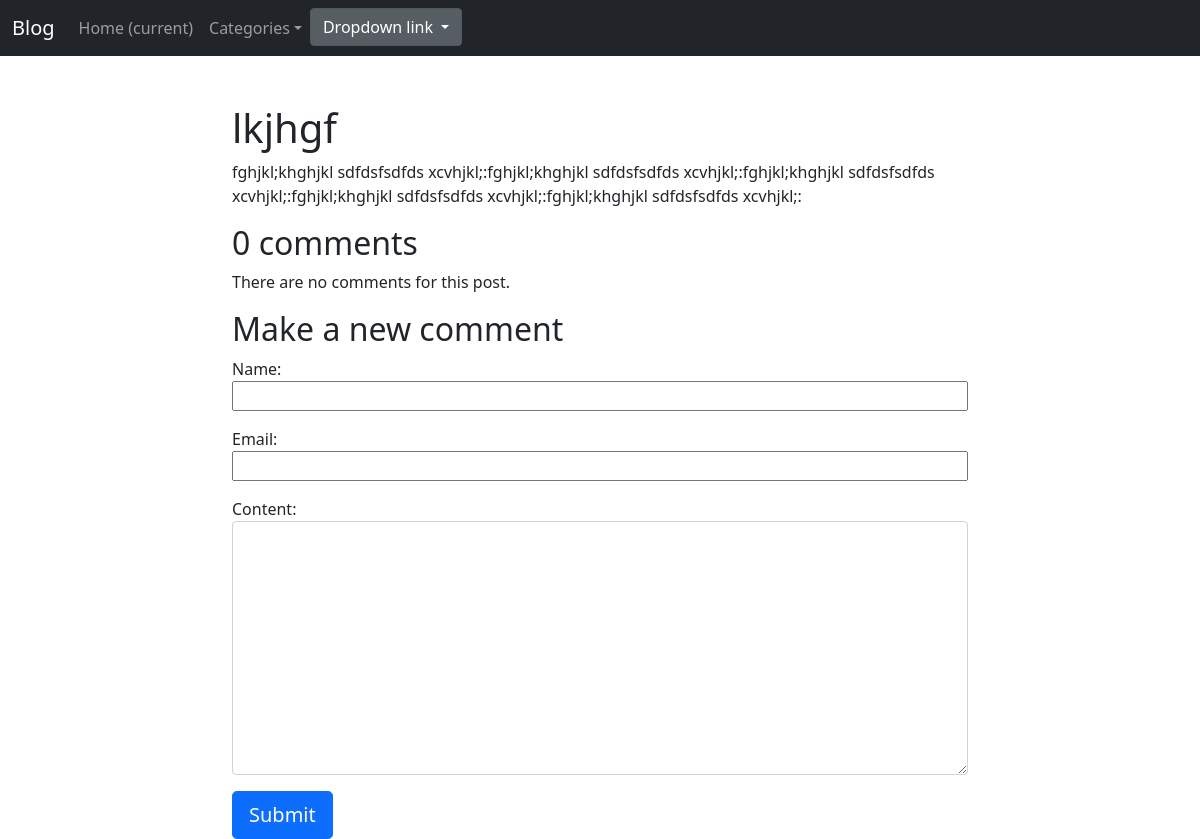
/sdfb/, run on the app's committed database.
### blog/models.py (models this page shows, shortened)
class Post(models.Model):
    class NewManager(models.Manager):
        def get_queryset(self):
            return super().get_queryset().filter(status='published')
    options = (
        ('draft', 'Draft'),
        ('published', 'Published'),
    )
    title = models.CharField(max_length=250)
    category = models.ForeignKey(Category, on_delete=models.PROTECT, default=1)
    excerpt = models.TextField(null=True)
    image = models.ImageField(upload_to='posts/', default='posts/default.jpg')
    slug = models.CharField(max_length=250)
    publish_date = models.DateTimeField(default=timezone.now)
    author = models.ForeignKey(User, on_delete=models.CASCADE, related_name='blog_posts')
    content = models.TextField()
    status = models.CharField(max_length=10, choices=options, default='draft')
    objects = models.Manager()
    new_manager = NewManager()
    class Meta:
        ordering = ('-publish_date',)

### blog/views.py (the view)
# urls.py: path('<slug:post>/', views.post_single, name='post_single'),
def post_single(request, post):
    post = get_object_or_404(Post, slug=post, status='published')
    comments = post.comments.filter(status=True)
    user_comment = None
    if request.method == 'POST':
        comment_form = NewCommentForm(request.POST)
        if comment_form.is_valid():
            user_comment = comment_form.save(commit=False)
            user_comment.post = post
            user_comment.save()
        return HttpResponseRedirect('/' + post.slug)
    else:
        comment_form = NewCommentForm()
    return render(
        request,
        'single.html',
        {
            'post': post,
            'comments': user_comment,
            'comments': comments,
            'comment_form': comment_form
        }
    )

### blog/forms.py
class NewCommentForm(forms.ModelForm):
    class Meta:
        model = models.Comment
        fields = ('name', 'email', 'content')
        widgets = {
            'name': forms.TextInput(attrs={'class': 'col-sm-12'}),
            'email': forms.TextInput(attrs={'class': 'col-sm-12'}),
            'content': forms.Textarea(attrs={'class': 'form-control'}),
        }

### blog/views.py (called while the page is built)
def category_list(request):
    category_list = Category.objects.exclude(name='default')
    context = {
        "category_list": category_list,
    }
    return context

### blog/templates/single.html (shortened to what this page needs)
{% extends 'base.html' %}
{% block content %}
<div class='container'>
  <div class='row justify-content-md-center'>
    <div class='col-md-8 pt-5'>
      <div class='col-12'><h1>{{post.title}}</h1></div>
      <div class='col-12'><p>{{post.content|safe}}</p></div>
      <div class='col-md-12'>
        {% with comments.count as total_comments %}
        <h2>
          {{ total_comments }} comment{{ total_comments|pluralize }}
        </h2>
        {% endwith %}
        {% for comment in comments %}
        Comment {{ forloop.counter }} by {{ comment.name }}
        on {{ comment.publish_date }}
        {{ comment.content|linebreaks }}
        {% empty %}
        <p>There are no comments for this post.</p>
        {% endfor %}
        <h2>Make a new comment</h2>
        <form id='myform' method='post'>
          {{ comment_form.as_p }}
          <button type='submit' class='btn btn-primary btn-lg'>Submit</button>
      </div>
    </div>
  </div>
</div>
{% endblock %}

### data on the page
Post: title "lkjhgf", content "fghjkl;khghjkl sdfdsfsdfds xcvhjkl;:fghjkl;khghjkl sdfdsfsdfds xcvhjkl;:fghjkl;khghjkl sdfdsfsdfds xcvhjkl;:fghjkl;khghjkl sdfdsfsdfds xcvhjkl;:fghjkl;khghjkl sdfdsfsdfds xcvhjkl;:"

### other printed values
{{ total_comments }} "0"
